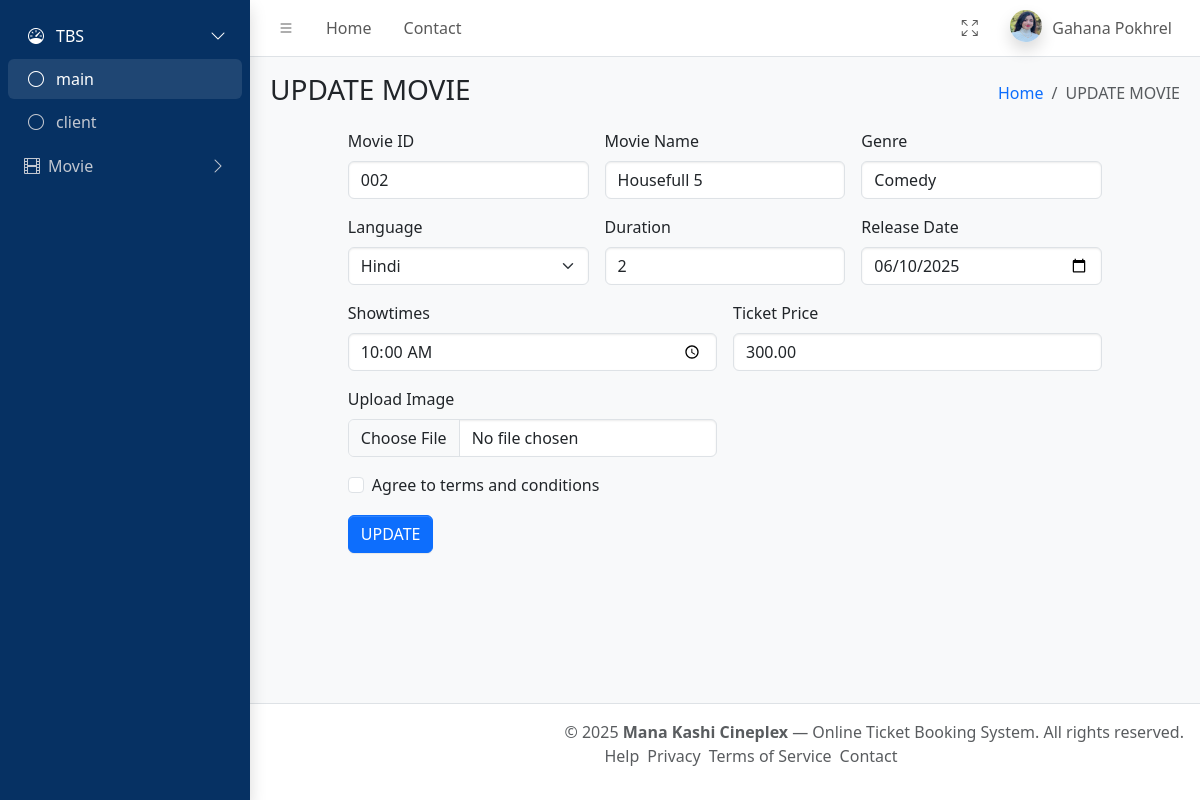
The page /customer/update_movie/24/ on the database its author committed.
### customer/models.py (models this page shows, shortened)
class Movie(models.Model):
    LANGUAGE_CHOICES=[
         ('Hindi','Hindi'),
        ('Nepali','Nepali'),
        ('English','English'),
        ]
    movie_id= models.CharField(max_length=10,null=True)
    movie_name = models.CharField(max_length=100)
    image=models.ImageField(upload_to='image/', null=True,  blank=True)
    genre = models.CharField(max_length=50)
    language = models.CharField(max_length=15,choices= LANGUAGE_CHOICES)
    duration=models.CharField(max_length=100)
    release_date = models.DateField()
    showtimes = models.TimeField()
    ticket_price = models.DecimalField(max_digits=6, decimal_places=2, default=100.0)
    created_at = models.DateTimeField(auto_now=True, editable=False)
    updated_at = models.DateTimeField(auto_now=True)

### customer/views.py (the view, shortened to what this page needs)
# urls.py: path('update_movie/<int:id>/', views.update_movie, name='update_movie'),
def update_movie(request, id):
    movie_info = get_object_or_404(Movie, id=id)
    if request.method == 'GET':
        new_form = MovieForm(instance=movie_info)
        return render(request, 'movie/update_movie.html', context={'form': new_form, 'id': id})
    return HttpResponse(status=405)

### customer/form.py (shortened to what this page needs)
class MovieForm(forms.ModelForm):
    class Meta:
        model=Movie
        fields='__all__'
        widgets={
            'movie_id':forms.NumberInput(attrs={'class':'form-control','id':'validationCustom01'}),
            'movie_name':forms.TextInput(attrs={'class': 'form-control','id':'validationCustom01'}),
            'image':forms.FileInput(attrs={'type':'file','class':'form-control','accept':'*.jpg, *.png,*.jpeg', 'id':'validationCustom03'}),
            'genre':forms.TextInput(attrs={'class':'form-control','id':'validationCustom02'}),
            'language':forms.Select(attrs={'class':'form-select','id':'validationCustom04'}),
            'duration':forms.TextInput(attrs={'class':'form-control','id':'validationCustom03'}),
            'release_date':forms.DateInput(attrs= {'type':'date','class':'form-control','id':'validationCustom04'}) ,
            'showtimes':forms.TimeInput(attrs={'type':'time','class':'form-control','id':'validationCustom05'}),
            'ticket_price':forms.NumberInput(attrs={'class':'form-control','id':'validationCustom05'}),
            }

### templates/movie/update_movie.html (shortened to what this page needs)
{% extends 'base.html' %}
{% block body %}
<main class="app-main">
  <div class="app-content-header">
    <div class="container-fluid">
      <div class="row">
        <div class="col-sm-6">
          <h3 class="mb-0">UPDATE MOVIE</h3>
        </div>
        <div class="col-sm-6">
          <ol class="breadcrumb float-sm-end">
            <li class="breadcrumb-item"><a href="#">Home</a></li>
            <li class="breadcrumb-item active" aria-current="page">UPDATE MOVIE</li>
          </ol>
        </div>
      </div>
    </div>
  </div>
  <div class="app-content">
    <div class="container-fluid">
      <div class="row">
        <div class="col-md-1"></div>
        <div class="col-md-10">
          <form class="row g-3 needs-validation" method="POST" action="{% url 'update_movie' id%}" enctype="multipart/form-data" novalidate>
            <div class="col-md-4">
              <label class="form-label">Movie ID</label>
              {{ form.movie_id }}
            </div>
            <div class="col-md-4">
              <label class="form-label">Movie Name</label>
              {{ form.movie_name }}
            </div>
            <div class="col-md-4">
              <label class="form-label">Genre</label>
              {{ form.genre }}
            </div>
            <div class="col-md-4">
              <label class="form-label">Language</label>
              {{ form.language }}
            </div>
            <div class="col-md-4">
              <label class="form-label">Duration</label>
              {{ form.duration }}
            </div>
            <div class="col-md-4">
              <label class="form-label">Release Date</label>
              {{ form.release_date }}
            </div>
            <div class="col-md-6">
              <label class="form-label">Showtimes</label>
              {{ form.showtimes }}
            </div>
            <div class="col-md-6">
              <label class="form-label">Ticket Price</label>
              {{ form.ticket_price }}
            </div>
            <div class="col-md-6">
              <label class="form-label">Upload Image</label>
              {{ form.image }}
            </div>
            <div class="col-12">
              <div class="form-check">
                <input class="form-check-input" type="checkbox" required>
                <label class="form-check-label">Agree to terms and conditions</label>
              </div>
            </div>
            <div class="col-12">
              <button class="btn btn-primary" type="submit">UPDATE</button>
            </div>
          </form>
        </div>
        <div class="col-md-1"></div>
      </div>
    </div>
  </div>
</main>
{% endblock %}

### rows shown on the page
Movie: movie_id "002", movie_name "Housefull 5", genre "Comedy", language "Hindi", duration "2", release_date "06/10/2025", showtimes "10:00:00", ticket_price "300.00"
